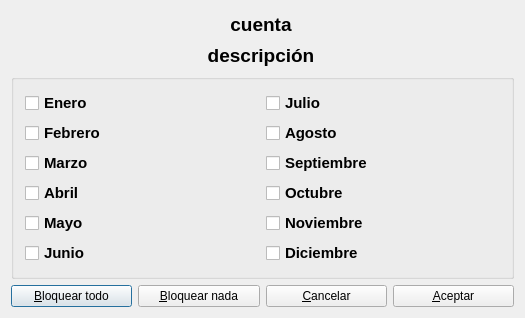
<?xml version="1.0" encoding="UTF-8"?>
<ui version="4.0">
 <author>José Manuel Díez Botella</author>
 <class>ed_bloqueo_cta</class>
 <widget class="QDialog" name="ed_bloqueo_cta">
  <property name="geometry">
   <rect>
    <x>0</x>
    <y>0</y>
    <width>525</width>
    <height>318</height>
   </rect>
  </property>
  <property name="windowTitle">
   <string>Bloquear meses en cuenta auxiliar</string>
  </property>
  <layout class="QVBoxLayout" name="verticalLayout_2">
   <item>
    <widget class="QLabel" name="cuentalabel">
     <property name="maximumSize">
      <size>
       <width>500</width>
       <height>16777215</height>
      </size>
     </property>
     <property name="font">
      <font>
       <pointsize>14</pointsize>
       <weight>75</weight>
       <bold>true</bold>
      </font>
     </property>
     <property name="text">
      <string>cuenta</string>
     </property>
     <property name="alignment">
      <set>Qt::AlignCenter</set>
     </property>
    </widget>
   </item>
   <item>
    <widget class="QLabel" name="descriplabel">
     <property name="maximumSize">
      <size>
       <width>500</width>
       <height>16777215</height>
      </size>
     </property>
     <property name="font">
      <font>
       <pointsize>14</pointsize>
       <weight>75</weight>
       <bold>true</bold>
      </font>
     </property>
     <property name="text">
      <string>descripción</string>
     </property>
     <property name="alignment">
      <set>Qt::AlignCenter</set>
     </property>
    </widget>
   </item>
   <item>
    <widget class="QGroupBox" name="groupBox">
     <property name="title">
      <string/>
     </property>
     <layout class="QVBoxLayout" name="verticalLayout">
      <item>
       <layout class="QGridLayout" name="gridLayout">
        <item row="0" column="0">
         <widget class="QCheckBox" name="checkBox_1">
          <property name="font">
           <font>
            <pointsize>11</pointsize>
            <weight>75</weight>
            <bold>true</bold>
           </font>
          </property>
          <property name="text">
           <string>Enero</string>
          </property>
         </widget>
        </item>
        <item row="0" column="1">
         <widget class="QCheckBox" name="checkBox_7">
          <property name="font">
           <font>
            <pointsize>11</pointsize>
            <weight>75</weight>
            <bold>true</bold>
           </font>
          </property>
          <property name="text">
           <string>Julio</string>
          </property>
         </widget>
        </item>
        <item row="1" column="0">
         <widget class="QCheckBox" name="checkBox_2">
          <property name="font">
           <font>
            <pointsize>11</pointsize>
            <weight>75</weight>
            <bold>true</bold>
           </font>
          </property>
          <property name="text">
           <string>Febrero</string>
          </property>
         </widget>
        </item>
        <item row="1" column="1">
         <widget class="QCheckBox" name="checkBox_8">
          <property name="font">
           <font>
            <pointsize>11</pointsize>
            <weight>75</weight>
            <bold>true</bold>
           </font>
          </property>
          <property name="text">
           <string>Agosto</string>
          </property>
         </widget>
        </item>
        <item row="2" column="0">
         <widget class="QCheckBox" name="checkBox_3">
          <property name="font">
           <font>
            <pointsize>11</pointsize>
            <weight>75</weight>
            <bold>true</bold>
           </font>
          </property>
          <property name="text">
           <string>Marzo</string>
          </property>
         </widget>
        </item>
        <item row="2" column="1">
         <widget class="QCheckBox" name="checkBox_9">
          <property name="font">
           <font>
            <pointsize>11</pointsize>
            <weight>75</weight>
            <bold>true</bold>
           </font>
          </property>
          <property name="text">
           <string>Septiembre</string>
          </property>
         </widget>
        </item>
        <item row="3" column="0">
         <widget class="QCheckBox" name="checkBox_4">
          <property name="font">
           <font>
            <pointsize>11</pointsize>
            <weight>75</weight>
            <bold>true</bold>
           </font>
          </property>
          <property name="text">
           <string>Abril</string>
          </property>
         </widget>
        </item>
        <item row="3" column="1">
         <widget class="QCheckBox" name="checkBox_10">
          <property name="font">
           <font>
            <pointsize>11</pointsize>
            <weight>75</weight>
            <bold>true</bold>
           </font>
          </property>
          <property name="text">
           <string>Octubre</string>
          </property>
         </widget>
        </item>
        <item row="4" column="0">
         <widget class="QCheckBox" name="checkBox_5">
          <property name="font">
           <font>
            <pointsize>11</pointsize>
            <weight>75</weight>
            <bold>true</bold>
           </font>
          </property>
          <property name="text">
           <string>Mayo</string>
          </property>
         </widget>
        </item>
        <item row="4" column="1">
         <widget class="QCheckBox" name="checkBox_11">
          <property name="font">
           <font>
            <pointsize>11</pointsize>
            <weight>75</weight>
            <bold>true</bold>
           </font>
          </property>
          <property name="text">
           <string>Noviembre</string>
          </property>
         </widget>
        </item>
        <item row="5" column="0">
         <widget class="QCheckBox" name="checkBox_6">
          <property name="font">
           <font>
            <pointsize>11</pointsize>
            <weight>75</weight>
            <bold>true</bold>
           </font>
          </property>
          <property name="text">
           <string>Junio</string>
          </property>
         </widget>
        </item>
        <item row="5" column="1">
         <widget class="QCheckBox" name="checkBox_12">
          <property name="font">
           <font>
            <pointsize>11</pointsize>
            <weight>75</weight>
            <bold>true</bold>
           </font>
          </property>
          <property name="text">
           <string>Diciembre</string>
          </property>
         </widget>
        </item>
       </layout>
      </item>
     </layout>
    </widget>
   </item>
   <item>
    <layout class="QHBoxLayout" name="horizontalLayout">
     <item>
      <widget class="QPushButton" name="todopushButton">
       <property name="text">
        <string>&amp;Bloquear todo</string>
       </property>
       <property name="icon">
        <iconset resource="keme.qrc">
         <normaloff>:/iconos/graf/reload2.png</normaloff>:/iconos/graf/reload2.png</iconset>
       </property>
      </widget>
     </item>
     <item>
      <widget class="QPushButton" name="nadapushButton">
       <property name="text">
        <string>&amp;Bloquear nada</string>
       </property>
       <property name="icon">
        <iconset resource="keme.qrc">
         <normaloff>:/iconos/graf/borraelem.png</normaloff>:/iconos/graf/borraelem.png</iconset>
       </property>
      </widget>
     </item>
     <item>
      <widget class="QPushButton" name="pushButton">
       <property name="text">
        <string>&amp;Cancelar</string>
       </property>
       <property name="icon">
        <iconset resource="keme.qrc">
         <normaloff>:/iconos/graf/borrar.png</normaloff>:/iconos/graf/borrar.png</iconset>
       </property>
      </widget>
     </item>
     <item>
      <widget class="QPushButton" name="aceptarpushButton">
       <property name="text">
        <string>&amp;Aceptar</string>
       </property>
       <property name="icon">
        <iconset resource="keme.qrc">
         <normaloff>:/iconos/graf/check2.png</normaloff>:/iconos/graf/check2.png</iconset>
       </property>
       <property name="shortcut">
        <string>Alt+A</string>
       </property>
      </widget>
     </item>
    </layout>
   </item>
  </layout>
 </widget>
 <layoutdefault spacing="6" margin="11"/>
 <resources>
  <include location="keme.qrc"/>
 </resources>
 <connections>
  <connection>
   <sender>pushButton</sender>
   <signal>clicked()</signal>
   <receiver>ed_bloqueo_cta</receiver>
   <slot>reject()</slot>
   <hints>
    <hint type="sourcelabel">
     <x>382</x>
     <y>372</y>
    </hint>
    <hint type="destinationlabel">
     <x>373</x>
     <y>315</y>
    </hint>
   </hints>
  </connection>
 </connections>
</ui>
